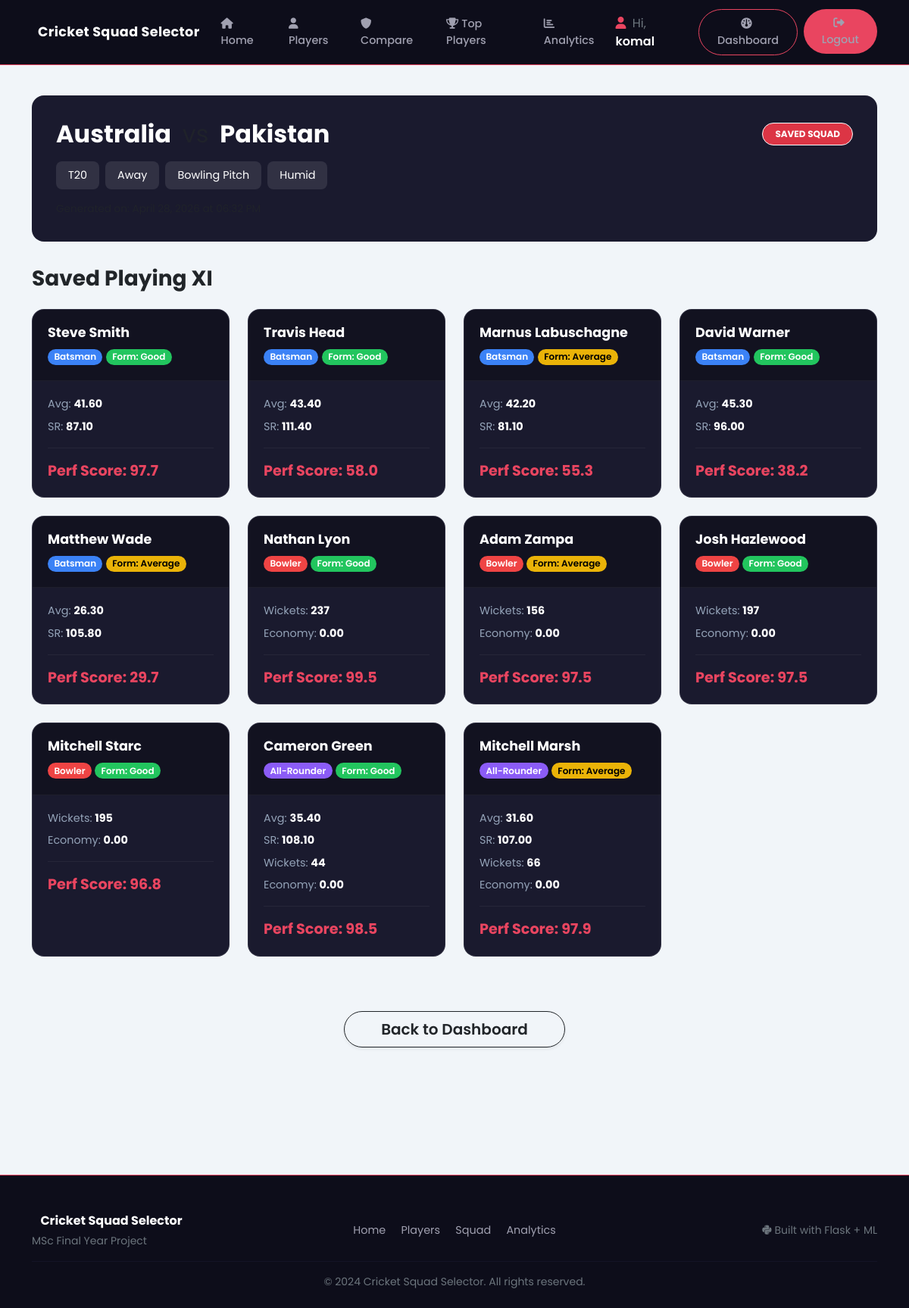
/squad/saved/1 (signed in), run on the app's committed database.
### models.py (models this page shows, shortened)
class User(db.Model, UserMixin):
    id            = db.Column(db.Integer, primary_key=True)
    username      = db.Column(db.String(80), unique=True, nullable=False)
    email         = db.Column(db.String(120), unique=True, nullable=False)
    password      = db.Column(db.String(200), nullable=False)
    date_joined   = db.Column(db.DateTime, default=datetime.utcnow)
    saved_squads  = db.relationship('SavedSquad', backref='user', lazy=True)

class SavedSquad(db.Model):
    id             = db.Column(db.Integer, primary_key=True)
    user_id        = db.Column(db.Integer, db.ForeignKey('user.id'), nullable=False)
    country        = db.Column(db.String(50))
    opposition     = db.Column(db.String(50))
    match_format   = db.Column(db.String(20))
    venue_type     = db.Column(db.String(20))
    pitch_type     = db.Column(db.String(20))
    weather        = db.Column(db.String(20))
    players_json   = db.Column(db.Text)             # JSON string of 11 players
    created_at     = db.Column(db.DateTime, default=datetime.utcnow)

### routes/squad.py (the view)
@squad.route('/squad/saved/<int:squad_id>')
@login_required
def view_saved(squad_id):
    squad_record = SavedSquad.query.get_or_404(squad_id)
    if squad_record.user_id != current_user.id:
        flash('Unauthorized access to saved squad.', 'danger')
        return redirect(url_for('auth.dashboard'))
    players = json.loads(squad_record.players_json) if squad_record.players_json else []
    return render_template('squad/saved.html', squad=squad_record, players=players)

### models.py (called while the page is built)
@login_manager.user_loader
def load_user(user_id):
    return User.query.get(int(user_id))

### templates/squad/saved.html (shortened to what this page needs)
{% extends "base.html" %}
{% block content %}
<div class="container py-4">
    <div class="context-header">
        <div class="d-flex justify-content-between align-items-center mb-3">
            <h2 class="fw-bold m-0">{{ squad.country }} <span class="fw-normal text-muted mx-2">vs</span> {{ squad.opposition }}</h2>
            <span class="badge bg-danger rounded-pill px-3 py-2 border border-light">SAVED SQUAD</span>
        </div>
        <div class="d-flex flex-wrap gap-2">
            <span class="context-badge"> {{ squad.match_format }}</span>
            <span class="context-badge"> {{ squad.venue_type }}</span>
            <span class="context-badge"> {{ squad.pitch_type }} Pitch</span>
            <span class="context-badge"> {{ squad.weather }}</span>
        </div>
        <div class="mt-3 text-muted" style="font-size: 0.85rem;">
        </div>
    </div>
    <h3 class="fw-bold mb-4 text-dark">Saved Playing XI</h3>
    <div class="row row-cols-1 row-cols-md-2 row-cols-lg-4 g-4 mb-5 pb-4">
        {% for player in players %}
        <div class="col">
            <div class="player-card">
                <div class="p-header">
                    <h4 class="p-name">{{ player.name }}</h4>
                    <div class="mt-2">
                        {% set role_class = 'badge-role-batsman' %}
                        {% if player.role == 'Bowler' %} {% set role_class = 'badge-role-bowler' %}
                        {% elif player.role == 'All-Rounder' %} {% set role_class = 'badge-role-allrounder' %}
                        {% endif %}
                        <span class="badge {{ role_class }} rounded-pill">{{ player.role }}</span>
                        {% set form_class = 'badge-form-average' %}
                        {% if player.recent_form == 'Good' %} {% set form_class = 'badge-form-good' %}
                        {% elif player.recent_form == 'Poor' %} {% set form_class = 'badge-form-poor' %}
                        {% endif %}
                        <span class="badge {{ form_class }} rounded-pill">Form: {{ player.recent_form }}</span>
                    </div>
                </div>
                <div class="p-body">
                    {% if player.role in ['Batsman', 'All-Rounder', 'Wicketkeeper'] %}
                    <div class="p-stat">Avg: <strong>{{ "%.2f"|format(player.average|default(0)|float) }}</strong></div>
                    <div class="p-stat">SR: <strong>{{ "%.2f"|format(player.strike_rate|default(0)|float) }}</strong></div>
                    {% endif %}
                    {% if player.role in ['Bowler', 'All-Rounder'] %}
                    <div class="p-stat">Wickets: <strong>{{ player.wickets }}</strong></div>
                    <div class="p-stat">Economy: <strong>{{ "%.2f"|format(player.economy|default(0)|float) }}</strong></div>
                    {% endif %}
                    <div class="p-score">
                        Perf Score: {{ "%.1f"|format(player.perf_score|float) }}
                    </div>
                </div>
            </div>
        </div>
        {% endfor %}
    </div>
    <div class="d-flex justify-content-center pb-5 mb-5">
        <a href="{{ url_for('auth.dashboard') }}" class="btn btn-outline-dark btn-lg px-5 rounded-pill shadow-sm fw-semibold">Back to Dashboard</a>
    </div>
</div>
{% endblock %}

### templates/base.html (shortened to what this page needs)
<!DOCTYPE html>
<html lang="en">
<head>
    <link rel="stylesheet" href="https://cdn.jsdelivr.net/npm/bootstrap@5.3.0/dist/css/bootstrap.min.css">
    <link rel="stylesheet" href="https://cdnjs.cloudflare.com/ajax/libs/font-awesome/6.4.0/css/all.min.css">
    <link rel="stylesheet" href="https://cdnjs.cloudflare.com/ajax/libs/animate.css/4.1.1/animate.min.css">
    <link rel="stylesheet" href="{{ url_for('static', filename='css/main.css') }}">
</head>
<body>
<nav class="navbar navbar-expand-lg sticky-top" id="mainNavbar">
    <div class="container">
        <a class="navbar-brand fw-bold text-white d-flex align-items-center gap-2" href="/">
            Cricket Squad Selector
        </a>
        <div class="collapse navbar-collapse" id="navbarContent">
            <ul class="navbar-nav mx-auto gap-1">
                <li class="nav-item">
                    <a class="nav-link {% if request.endpoint == 'main.home' %}nav-active{% endif %}" href="/">
                        <i class="fa-solid fa-home me-1"></i>Home
                    </a>
                </li>
                <li class="nav-item">
                    <a class="nav-link {% if request.endpoint and 'players' in request.endpoint %}nav-active{% endif %}" href="/players">
                        <i class="fa-solid fa-user me-1"></i>Players
                    </a>
                </li>
                <li class="nav-item">
                    <a class="nav-link {% if request.endpoint == 'players.compare' %}nav-active{% endif %}" href="/players/compare">
                        <i class="fa-solid fa-shield me-1"></i>Compare
                    </a>
                </li>
                <li class="nav-item">
                    <a class="nav-link {% if request.endpoint == 'players.top_players' %}nav-active{% endif %}" href="/players/top">
                        <i class="fa-solid fa-trophy me-1"></i>Top Players
                    </a>
                </li>
                <li class="nav-item">
                    <a class="nav-link {% if request.endpoint and 'analytics' in request.endpoint %}nav-active{% endif %}" href="/analytics/top">
                        <i class="fa-solid fa-chart-bar me-1"></i>Analytics
                    </a>
                </li>
            </ul>
            <ul class="navbar-nav gap-2">
                {% if current_user.is_authenticated %}
                    <li class="nav-item d-flex align-items-center">
                        <span class="text-secondary me-2">
                            <i class="fa-solid fa-user me-1" style="color:#E94560;"></i>
                            Hi, <span class="text-white fw-semibold">{{ current_user.username }}</span>
                        </span>
                    </li>
                    <li class="nav-item">
                        <a class="nav-link btn btn-sm btn-outline-custom px-3 rounded-pill" href="/dashboard">
                            <i class="fa-solid fa-gauge me-1"></i>Dashboard
                        </a>
                    </li>
                    <li class="nav-item">
                        <a class="nav-link btn btn-sm btn-primary-custom px-3 rounded-pill text-white" href="/logout">
                            <i class="fa-solid fa-right-from-bracket me-1"></i>Logout
                        </a>
                    </li>
                {% endif %}
            </ul>
        </div>
    </div>
</nav>
<main>
    {% block content %}{% endblock %}
</main>
<footer class="footer mt-5">
    <div class="container">
        <div class="row align-items-center">
            <div class="col-md-4 mb-3 mb-md-0">
                <span class="fw-bold text-white">
                    Cricket Squad Selector
                </span>
                <div class="text-secondary small mt-1">MSc Final Year Project</div>
            </div>
            <div class="col-md-4 text-center mb-3 mb-md-0">
                <a href="/" class="footer-link me-3">Home</a>
                <a href="/players" class="footer-link me-3">Players</a>
                <a href="/squad" class="footer-link me-3">Squad</a>
                <a href="/analytics/top" class="footer-link">Analytics</a>
            </div>
            <div class="col-md-4 text-md-end">
                <span class="text-secondary small">
                    <i class="fa-brands fa-python me-1"></i>Built with Flask + ML
                </span>
            </div>
        </div>
        <hr style="border-color: #2A2A4A;">
        <div class="text-center text-secondary small">
            &copy; 2024 Cricket Squad Selector. All rights reserved.
        </div>
    </div>
</footer>
</body>
</html>

### static/css/main.css (style rules this page uses)
:root { --bg-primary: #0F0F1A; --bg-card: #1A1A2E; --accent-red: #E94560; --accent-teal: #0D7377; --text-primary: #FFFFFF; --text-secondary: #A0A0B0; --success: #28a745; --warning: #FFD700; --bg-nav: #0D0D1A; --border-card: #2A2A4A; }
*, *::before, *::after { box-sizing: border-box; }
body { font-family: 'Poppins', sans-serif; background-color: var(--bg-primary); color: var(--text-primary); min-height: 100vh; }
#mainNavbar { background-color: var(--bg-nav) !important; border-bottom: 1px solid var(--accent-red); padding: 0.75rem 0; }
.navbar-brand { font-size: 1.1rem; letter-spacing: 0.02em; }
#mainNavbar .nav-link { color: var(--text-secondary) !important; font-size: 0.9rem; font-weight: 500; padding: 0.5rem 0.75rem; transition: color 0.3s ease; border-radius: 6px; }
.btn-primary-custom { background: var(--accent-red); border: none; color: white; padding: 10px 24px; border-radius: 8px; font-weight: 600; transition: all 0.3s ease; cursor: pointer; }
.btn-outline-custom { background: transparent; border: 1px solid var(--accent-red); color: var(--accent-red); padding: 10px 24px; border-radius: 8px; font-weight: 600; transition: all 0.3s ease; cursor: pointer; }
.badge-role-batsman { background: #0D47A1; color: white; padding: 0.35em 0.7em; border-radius: 20px; font-size: 0.75rem; font-weight: 600; }
.badge-role-bowler { background: #B71C1C; color: white; padding: 0.35em 0.7em; border-radius: 20px; font-size: 0.75rem; font-weight: 600; }
.badge-role-allrounder { background: #6A1B9A; color: white; padding: 0.35em 0.7em; border-radius: 20px; font-size: 0.75rem; font-weight: 600; }
.badge-form-good { background: #28a745; color: white; padding: 0.35em 0.7em; border-radius: 20px; font-size: 0.75rem; font-weight: 600; }
.badge-form-average { background: #FFD700; color: #000; padding: 0.35em 0.7em; border-radius: 20px; font-size: 0.75rem; font-weight: 600; }
.footer { background: var(--bg-nav); border-top: 1px solid var(--accent-red); padding: 3rem 0 1.5rem; color: var(--text-secondary); }
.footer-link { color: var(--text-secondary); text-decoration: none; font-size: 0.9rem; transition: color 0.3s ease; }
.player-card { background: var(--bg-card); border: 1px solid var(--border-card); border-radius: 12px; overflow: hidden; transition: all 0.3s ease; height: 100%; display: flex; flex-direction: column; }

### templates/squad/saved.html (style rules this page uses)
body { background-color: #f1f5f9; }
.context-header { background: #1A1A2E; color: white; border-radius: 1rem; padding: 2rem; margin-bottom: 2rem; position: relative; overflow: hidden; }
.context-badge { background-color: rgba(255, 255, 255, 0.1); padding: 0.5rem 1rem; border-radius: 0.5rem; font-size: 0.9rem; }
.player-card { background: #1A1A2E; border-radius: 1rem; overflow: hidden; height: 100%; border: 1px solid rgba(255,255,255,0.1); display: flex; flex-direction: column; }
.p-header { background: rgba(0,0,0,0.3); padding: 1.25rem; border-bottom: 1px solid rgba(255,255,255,0.05); position: relative; }
.p-name { color: white; font-weight: 700; font-size: 1.1rem; margin: 0; }
.p-body { padding: 1.25rem; flex: 1; }
.badge-role-batsman { background: #3b82f6; }
.badge-role-bowler { background: #ef4444; }
.badge-role-allrounder { background: #8b5cf6; }
.badge-form-good { background: #22c55e; }
.badge-form-average { background: #eab308; }
.p-stat { margin-bottom: 0.5rem; color: #94a3b8; font-size: 0.9rem; }
.p-stat strong { color: white; }
.p-score { margin-top: 1rem; padding-top: 1rem; border-top: 1px solid rgba(255,255,255,0.05); color: #E94560; font-weight: 700; font-size: 1.2rem; }

### data on the page
User: username "komal"
SavedSquad: country "Australia", opposition "Pakistan", match_format "T20", venue_type "Away", pitch_type "Bowling", weather "Humid"

### other printed values
{{ player.name }} "Steve Smith" "Travis Head" "Marnus Labuschagne" "David Warner" "Matthew Wade" "Nathan Lyon" "Adam Zampa" "Josh Hazlewood" "Mitchell Starc" "Cameron Green" "Mitchell Marsh"
{{ player.role }} "Batsman" "Batsman" "Batsman" "Batsman" "Batsman" "Bowler" "Bowler" "Bowler" "Bowler" "All-Rounder" "All-Rounder"
{{ player.recent_form }} "Good" "Good" "Average" "Good" "Average" "Good" "Average" "Good" "Good" "Good" "Average"
{{ "%.2f"|format(player.average|default(0)|float) }} "41.60" "43.40" "42.20" "45.30" "26.30" "35.40" "31.60"
{{ "%.2f"|format(player.strike_rate|default(0)|float) }} "87.10" "111.40" "81.10" "96.00" "105.80" "108.10" "107.00"
{{ "%.1f"|format(player.perf_score|float) }} "97.7" "58.0" "55.3" "38.2" "29.7" "99.5" "97.5" "97.5" "96.8" "98.5" "97.9"
{{ player.wickets }} "237" "156" "197" "195" "44" "66"
{{ "%.2f"|format(player.economy|default(0)|float) }} "0.00" "0.00" "0.00" "0.00" "0.00" "0.00"
